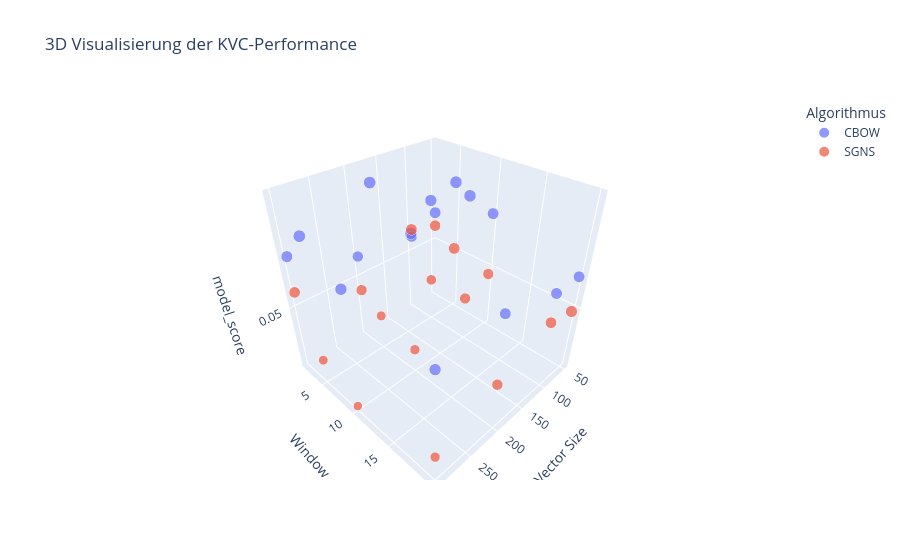
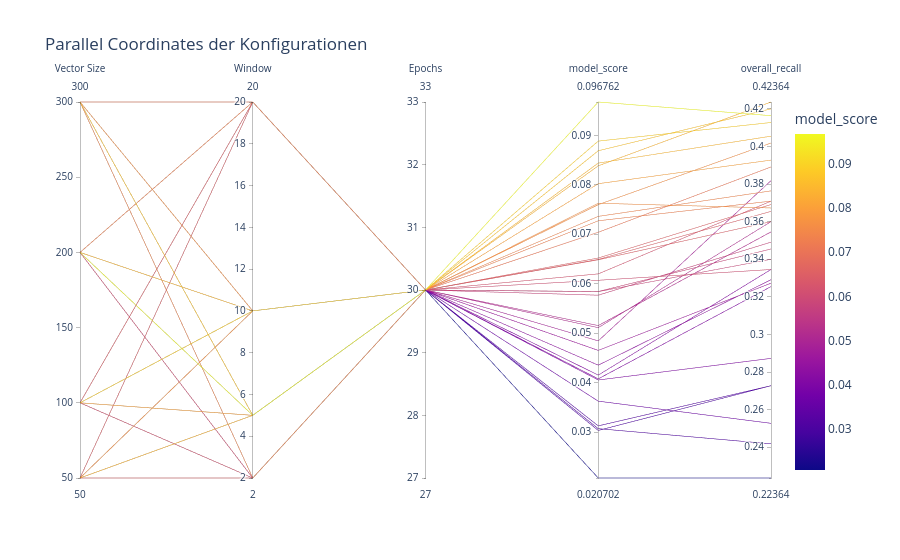
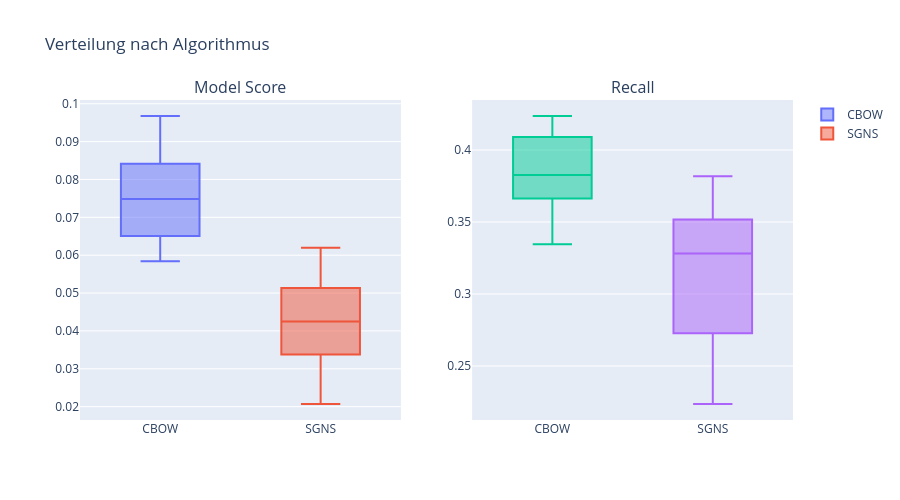

Here is the notebook cell these charts were saved with, in order:
### Code cell
import plotly.express as px
import plotly.graph_objects as go
from plotly.subplots import make_subplots

def create_interactive_dashboard(df):
    # 3D Scatter Plot
    fig = px.scatter_3d(df, x='Vector Size', y='Window', z='model_score',
                       color='Algorithmus', size='overall_recall',
                       hover_data=['Epochs', 'Negative Sampling', 'total_found_values'],
                       title='3D Visualisierung der KVC-Performance')
    fig.show()
    
    # Parallel Coordinates für Parameter
    fig = px.parallel_coordinates(df,
                                 dimensions=['Vector Size', 'Window', 'Epochs', 
                                           'model_score', 'overall_recall'],
                                 color='model_score',
                                 title='Parallel Coordinates der Konfigurationen')
    fig.show()
    
    # Boxplots nach Algorithmus
    fig = make_subplots(rows=1, cols=2, subplot_titles=('Model Score', 'Recall'))
    
    for i, metric in enumerate(['model_score', 'overall_recall']):
        for algo in df['Algorithmus'].unique():
            subset = df[df['Algorithmus'] == algo][metric]
            fig.add_trace(
                go.Box(y=subset, name=algo, showlegend=(i==0)),
                row=1, col=i+1
            )
    
    fig.update_layout(height=500, title_text="Verteilung nach Algorithmus")
    fig.show()

create_interactive_dashboard(df)

### Figure 1 — Plotly figure (JSON) as saved in the notebook; plotly's stock layout.template omitted (floating-point values rounded to 4 significant figures)
{"data": [{"customdata": [[30, 5, 203], [30, 5, 233], [30, 5, 202], [30, 5, 198], [30, 5, 187], [30, 5, 216], [30, 5, 227], [30, 5, 201], [30, 5, 184], [30, 5, 229], [30, 5, 223], [30, 5, 204], [30, 5, 207], [30, 5, 231], [30, 5, 221], [30, 5, 214]], "hovertemplate": "Algorithmus=CBOW<br>Vector Size=%{x}<br>Window=%{y}<br>model_score=%{z}<br>overall_recall=%{marker.size}<br>Epochs=%{customdata[0]}<br>Negative Sampling=%{customdata[1]}<br>total_found_values=%{customdata[2]}<extra></extra>", "legendgroup": "CBOW", "marker": {"color": "#636efa", "size": [0.3691, 0.4236, 0.3673, 0.36, 0.34, 0.3927, 0.4127, 0.3655, 0.3345, 0.4164, 0.4055, 0.3709, 0.3764, 0.42, 0.4018, 0.3891], "sizemode": "area", "sizeref": 0.001059, "symbol": "circle"}, "mode": "markers", "name": "CBOW", "scene": "scene", "showlegend": true, "type": "scatter3d", "x": [50, 50, 50, 50, 100, 100, 100, 100, 200, 200, 200, 200, 300, 300, 300, 300], "y": [2, 5, 10, 20, 2, 5, 10, 20, 2, 5, 10, 20, 2, 5, 10, 20], "z": [0.0652, 0.08385, 0.07628, 0.06485, 0.05841, 0.08024, 0.08885, 0.06492, 0.0607, 0.09676, 0.08441, 0.07273, 0.07362, 0.0869, 0.076, 0.07041]}, {"customdata": [[30, 5, 190], [30, 5, 198], [30, 5, 180], [30, 5, 210], [30, 5, 204], [30, 5, 158], [30, 5, 179], [30, 5, 195], [30, 5, 181], [30, 5, 139], [30, 5, 150], [30, 5, 184], [30, 5, 192], [30, 5, 133], [30, 5, 123], [30, 5, 150]], "hovertemplate": "Algorithmus=SGNS<br>Vector Size=%{x}<br>Window=%{y}<br>model_score=%{z}<br>overall_recall=%{marker.size}<br>Epochs=%{customdata[0]}<br>Negative Sampling=%{customdata[1]}<br>total_found_values=%{customdata[2]}<extra></extra>", "legendgroup": "SGNS", "marker": {"color": "#EF553B", "size": [0.3455, 0.36, 0.3273, 0.3818, 0.3709, 0.2873, 0.3255, 0.3545, 0.3291, 0.2527, 0.2727, 0.3345, 0.3491, 0.2418, 0.2236, 0.2727], "sizemode": "area", "sizeref": 0.001059, "symbol": "circle"}, "mode": "markers", "name": "SGNS", "scene": "scene", "showlegend": true, "type": "scatter3d", "x": [50, 50, 50, 50, 100, 100, 100, 100, 200, 200, 200, 200, 300, 300, 300, 300], "y": [2, 5, 10, 20, 2, 5, 10, 20, 2, 5, 10, 20, 2, 5, 10, 20], "z": [0.05843, 0.05111, 0.04651, 0.04844, 0.06199, 0.04053, 0.04076, 0.05153, 0.04352, 0.03625, 0.03032, 0.04152, 0.05768, 0.03068, 0.0207, 0.03125]}], "layout": {"legend": {"itemsizing": "constant", "title": {"text": "Algorithmus"}, "tracegroupgap": 0}, "scene": {"domain": {"x": [0, 1], "y": [0, 1]}, "xaxis": {"title": {"text": "Vector Size"}}, "yaxis": {"title": {"text": "Window"}}, "zaxis": {"title": {"text": "model_score"}}}, "title": {"text": "3D Visualisierung der KVC-Performance"}}}

### Figure 2 — Plotly figure (JSON) as saved in the notebook; plotly's stock layout.template omitted (floating-point values rounded to 4 significant figures)
{"data": [{"dimensions": [{"label": "Vector Size", "values": [50, 50, 50, 50, 50, 50, 50, 50, 100, 100, 100, 100, 100, 100, 100, 100, 200, 200, 200, 200, 200, 200, 200, 200, 300, 300, 300, 300, 300, 300, 300, 300]}, {"label": "Window", "values": [2, 2, 5, 5, 10, 10, 20, 20, 2, 2, 5, 5, 10, 10, 20, 20, 2, 2, 5, 5, 10, 10, 20, 20, 2, 2, 5, 5, 10, 10, 20, 20]}, {"label": "Epochs", "values": [30, 30, 30, 30, 30, 30, 30, 30, 30, 30, 30, 30, 30, 30, 30, 30, 30, 30, 30, 30, 30, 30, 30, 30, 30, 30, 30, 30, 30, 30, 30, 30]}, {"label": "model_score", "values": [0.0652, 0.05843, 0.08385, 0.05111, 0.07628, 0.04651, 0.06485, 0.04844, 0.05841, 0.06199, 0.08024, 0.04053, 0.08885, 0.04076, 0.06492, 0.05153, 0.0607, 0.04352, 0.09676, 0.03625, 0.08441, 0.03032, 0.07273, 0.04152, 0.07362, 0.05768, 0.0869, 0.03068, 0.076, 0.0207, 0.07041, 0.03125]}, {"label": "overall_recall", "values": [0.3691, 0.3455, 0.4236, 0.36, 0.3673, 0.3273, 0.36, 0.3818, 0.34, 0.3709, 0.3927, 0.2873, 0.4127, 0.3255, 0.3655, 0.3545, 0.3345, 0.3291, 0.4164, 0.2527, 0.4055, 0.2727, 0.3709, 0.3345, 0.3764, 0.3491, 0.42, 0.2418, 0.4018, 0.2236, 0.3891, 0.2727]}], "domain": {"x": [0, 1], "y": [0, 1]}, "line": {"color": [0.0652, 0.05843, 0.08385, 0.05111, 0.07628, 0.04651, 0.06485, 0.04844, 0.05841, 0.06199, 0.08024, 0.04053, 0.08885, 0.04076, 0.06492, 0.05153, 0.0607, 0.04352, 0.09676, 0.03625, 0.08441, 0.03032, 0.07273, 0.04152, 0.07362, 0.05768, 0.0869, 0.03068, 0.076, 0.0207, 0.07041, 0.03125], "coloraxis": "coloraxis"}, "name": "", "type": "parcoords"}], "layout": {"coloraxis": {"colorbar": {"title": {"text": "model_score"}}, "colorscale": [[0, "#0d0887"], [0.1111, "#46039f"], [0.2222, "#7201a8"], [0.3333, "#9c179e"], [0.4444, "#bd3786"], [0.5556, "#d8576b"], [0.6667, "#ed7953"], [0.7778, "#fb9f3a"], [0.8889, "#fdca26"], [1, "#f0f921"]]}, "legend": {"tracegroupgap": 0}, "title": {"text": "Parallel Coordinates der Konfigurationen"}}}

### Figure 3 — Plotly figure (JSON) as saved in the notebook; plotly's stock layout.template omitted (floating-point values rounded to 4 significant figures)
{"data": [{"name": "CBOW", "showlegend": true, "type": "box", "xaxis": "x", "y": [0.0652, 0.08385, 0.07628, 0.06485, 0.05841, 0.08024, 0.08885, 0.06492, 0.0607, 0.09676, 0.08441, 0.07273, 0.07362, 0.0869, 0.076, 0.07041], "yaxis": "y"}, {"name": "SGNS", "showlegend": true, "type": "box", "xaxis": "x", "y": [0.05843, 0.05111, 0.04651, 0.04844, 0.06199, 0.04053, 0.04076, 0.05153, 0.04352, 0.03625, 0.03032, 0.04152, 0.05768, 0.03068, 0.0207, 0.03125], "yaxis": "y"}, {"name": "CBOW", "showlegend": false, "type": "box", "xaxis": "x2", "y": [0.3691, 0.4236, 0.3673, 0.36, 0.34, 0.3927, 0.4127, 0.3655, 0.3345, 0.4164, 0.4055, 0.3709, 0.3764, 0.42, 0.4018, 0.3891], "yaxis": "y2"}, {"name": "SGNS", "showlegend": false, "type": "box", "xaxis": "x2", "y": [0.3455, 0.36, 0.3273, 0.3818, 0.3709, 0.2873, 0.3255, 0.3545, 0.3291, 0.2527, 0.2727, 0.3345, 0.3491, 0.2418, 0.2236, 0.2727], "yaxis": "y2"}], "layout": {"annotations": [{"font": {"size": 16}, "showarrow": false, "text": "Model Score", "x": 0.225, "xanchor": "center", "xref": "paper", "y": 1, "yanchor": "bottom", "yref": "paper"}, {"font": {"size": 16}, "showarrow": false, "text": "Recall", "x": 0.775, "xanchor": "center", "xref": "paper", "y": 1, "yanchor": "bottom", "yref": "paper"}], "height": 500, "title": {"text": "Verteilung nach Algorithmus"}, "xaxis": {"anchor": "y", "domain": [0, 0.45]}, "xaxis2": {"anchor": "y2", "domain": [0.55, 1]}, "yaxis": {"anchor": "x", "domain": [0, 1]}, "yaxis2": {"anchor": "x2", "domain": [0, 1]}}}
